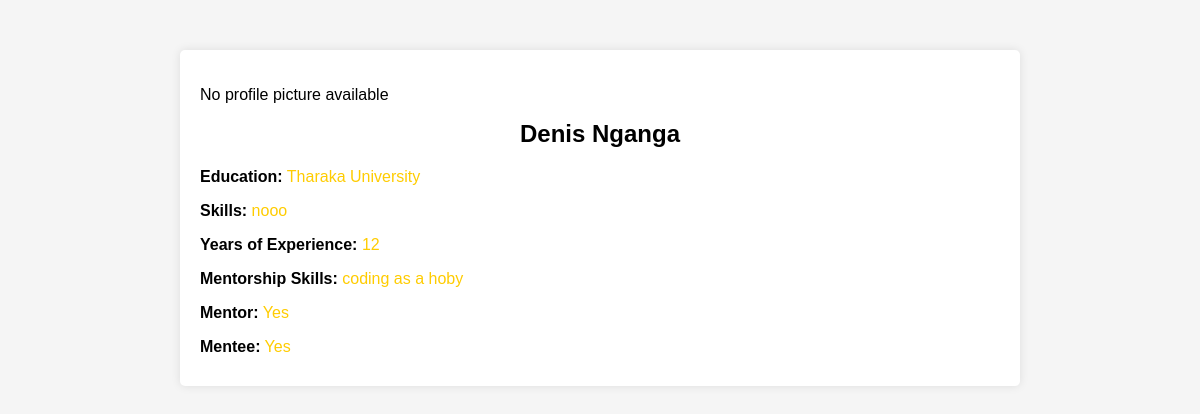
Before: /profile/ (signed in) with the older database file.
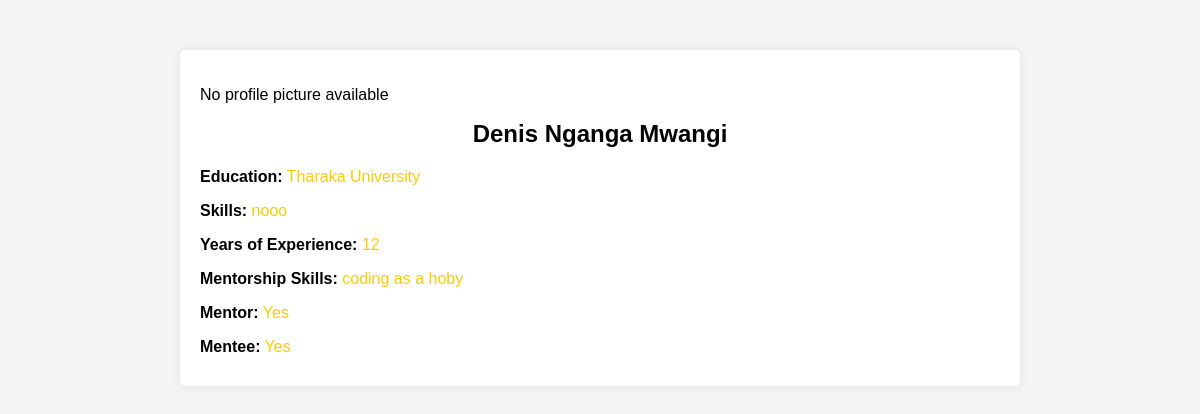
After: the same page with the newer database file.
### authentication/models.py (models this page shows, shortened)
class Profile(models.Model):
    user=models.ForeignKey(User,on_delete=models.CASCADE)
    profile_picture=models.ImageField(upload_to='profile_pics', null=True,blank=True)
    full_name=models.CharField(max_length=100)
    is_mentor=models.BooleanField(default=False)
    is_mentee=models.BooleanField(default=False)
    education=models.CharField(max_length=100)
    skills=models.TextField()
    years_of_experience=models.PositiveIntegerField(default=0)
    mentorship_skills=models.CharField(max_length=100)

### authentication/views.py (the view)
# urls.py: path('profile/', Show_profile, name='profile'),
def Show_profile(request):
    profiles = Profile.objects.get(user=request.user)
    return render(request,'profile.html',{'profiles':profiles})

### templates/profile.html (shortened to what this page needs)
{%load static%}
<!DOCTYPE html>
<html lang="en">
<head>
    <link rel="stylesheet" type="text/css" href="{% static 'css/profile.css' %}">
</head>
<body>
    <div class="profile-container">
        <div class="profile-picture">
            <div class="profile-picture">
                {% if profiles.profile_picture %}
                    <img src="{{ profiles.profile_picture.url }}" alt="Profile Picture">
                {% else %}
                    <p>No profile picture available</p>
                {% endif %}
        </div>
        <div class="profile-details">
            <h1>{{ profiles.full_name }}</h1>
            <p><strong>Education:</strong> {{ profiles.education }}</p>
            <p><strong>Skills:</strong> {{ profiles.skills }}</p>
            <p><strong>Years of Experience:</strong> {{ profiles.years_of_experience }}</p>
            <p><strong>Mentorship Skills:</strong> {{ profiles.mentorship_skills }}</p>
            <p><strong>Mentor:</strong> {% if profiles.is_mentor %} Yes {% else %} No {% endif %}</p>
            <p><strong>Mentee:</strong> {% if profiles.is_mentee %} Yes {% else %} No {% endif %}</p>
        </div>
    </div>
</body>
</html>

Changed rows visible on the page:
changed Profile "Tharaka University": full_name "Denis Nganga" → "Denis Nganga Mwangi"
